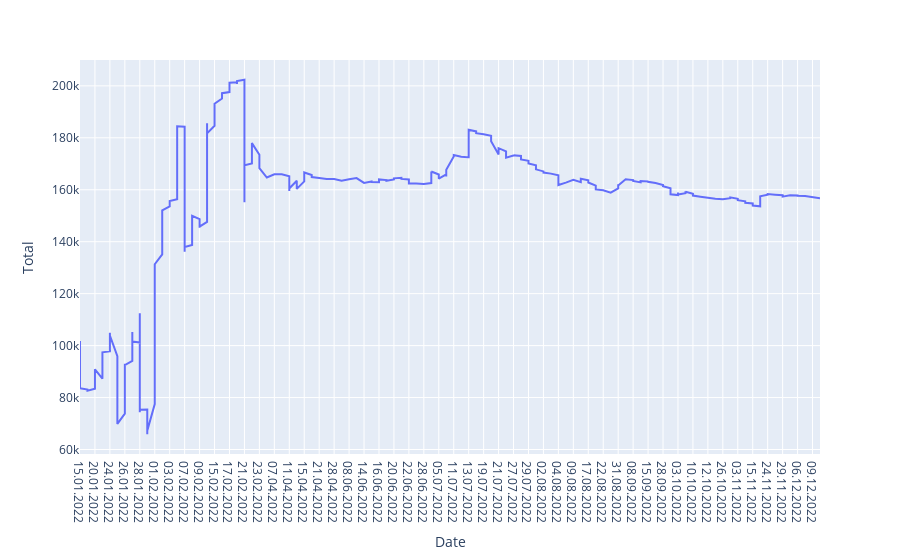

The cell this chart's notebook holds for it:
### Markdown cell above
Выполнив первичную подготовку данных мы можем построить график изменения баланса в течении года:

### Code cell
# display dinamic of balance
fig = px.line(
    traid_data,
    x='Date',
    y='Total',
    #color="continent",
    #line_group="country",
    #hover_name="country",
    #line_shape="spline",
    render_mode="svg")
fig.show();

### Figure 1 — Plotly figure (JSON) as saved in the notebook; plotly's stock layout.template omitted (floating-point values rounded to 4 significant figures; data arrays with more than 128 entries replaced by an {"elided": "..."} marker saying what was removed)
{"data": [{"hovertemplate": "Date=%{x}<br>Total=%{y}<extra></extra>", "legendgroup": "", "line": {"color": "#636efa", "dash": "solid"}, "marker": {"symbol": "circle"}, "mode": "lines", "name": "", "orientation": "v", "showlegend": false, "type": "scatter", "x": {"elided": "423 str values"}, "xaxis": "x", "y": {"elided": "423 float values"}, "yaxis": "y"}], "layout": {"legend": {"tracegroupgap": 0}, "margin": {"t": 60}, "xaxis": {"anchor": "y", "domain": [0, 1], "title": {"text": "Date"}}, "yaxis": {"anchor": "x", "domain": [0, 1], "title": {"text": "Total"}}}}
